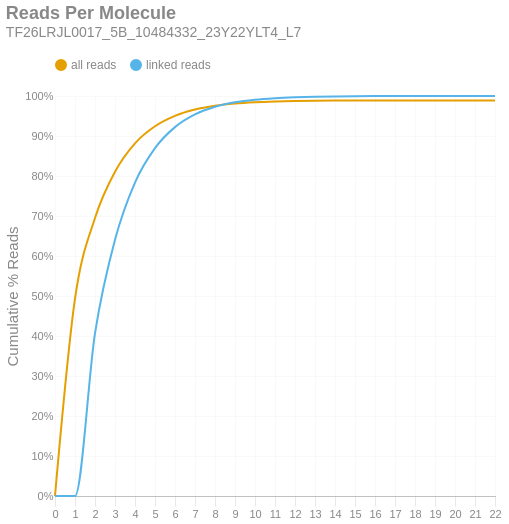

Notebook code cell kept with this figure:
### Markdown cell above
### Reads per Molecule
This chart shows the cumulative distribution of the number of reads per linked molecule. That is, how many alignments are associated with a unique molecule. This excludes the number of reads associated with invalid or absent linked-read barcodes. The `linked` histogram is the percentages recalculated when disregarding singletons.

### Code cell
if SKIPLR:
    print_html(f"Skipped")
else:
    counts = np.bincount(valids['reads'].cast(pl.Int64).to_numpy())
    weighted = counts * np.arange(len(counts))
    all_perc = weighted / n_reads
    linked_perc = weighted / n_linked_reads
    linked_perc[1] = 0
    binned_df = pl.DataFrame({
        'readsper': list(range(len(counts))),
        'all reads (cumsum)': np.cumsum(all_perc).tolist(),
        'linked reads (cumsum)': np.cumsum(linked_perc).tolist(),
    })

    with SafeRender(binned_df):
        (
            density_plot(binned_df, 'Reads Per Molecule', samplename, 'readspmol')
            .encode(
                x=alt.X('readsper:O', title=None).axis(labelAngle=0).scale(padding=0),
                y=alt.Y('value:Q', title='Cumulative % Reads').axis(format='%').stack(False),
                color=alt.Color("key:N").scale(domain=["all reads", "linked reads"]),
                tooltip=[
                    alt.Tooltip("key:N", title="Data Type"),
                    alt.Tooltip("readsper:O", title="Reads Per Molecule"),
                    alt.Tooltip("value:Q", format=".2%", title="% Reads (Cum.)")
                ]            
            )
        ).display()

### Figure 1 — Vega-Lite specification as saved in the notebook (floating-point values rounded to 4 significant figures)
{"width": "container", "height": 400, "config": {"title": {"anchor": "start", "dy": -15, "fontSize": 18, "color": "#888888", "subtitleColor": "#888888", "subtitleFontSize": 14}, "arc": {"fill": "#0072B2"}, "axis": {"domainColor": "#888888", "domainWidth": 0.5, "gridWidth": 0.2, "grid": false, "titleFontWeight": 400, "titleFontSize": 15, "labelFontSize": 11, "labelColor": "#888888", "tickColor": "#888888", "tickWidth": 0.2, "titleColor": "#888888"}, "axisBand": {"grid": false}, "axisX": {"grid": true, "tickSize": 10, "domainCap": "round"}, "axisY": {"domain": false, "grid": true, "tickSize": 0, "domainCap": "round"}, "background": "transparent", "header": {"labelFontSize": 15, "labelColor": "#888888", "titleFontSize": 15, "titleFontWeight": 600, "titleColor": "#888888"}, "legend": {"labelFont": "sans-serif", "labelFontSize": 12, "labelColor": "#888888", "symbolSize": 100, "symbolType": "circle", "titleFontSize": 12, "titlePadding": 10, "titleColor": "#888888", "title": null, "orient": "top"}, "range": {"category": ["#E69F00", "#56B4E9", "#009E73", "#F0E442", "#0072B2", "#D55E00", "#CC79A7", "#000000"], "diverging": ["#cfe8f3", "#a2d4ec", "#73bfe2", "#46abdb", "#1696d2", "#12719e"]}, "area": {"fill": "#0072B2", "fillOpacity": 0.7, "line": true, "strokeOpacity": 0.7}, "line": {"color": "#0072B2", "stroke": "#0072B2", "strokeWidth": 2}, "trail": {"color": "#0072B2", "stroke": "#0072B2", "strokeWidth": 0, "size": 1}, "point": {"filled": true, "fillOpacity": 1.0, "size": 95}, "text": {"color": "#888888", "fontSize": 11, "align": "right", "fontWeight": 400, "size": 11}, "bar": {"fill": "#0072B2", "stroke": null}, "view": {"stroke": null, "continuousWidth": 660, "continuousHeight": 400}}, "data": {"name": "data-bc10e59b8b9578e529551ea4f7383849"}, "mark": {"type": "line", "interpolate": "monotone", "point": {"opacity": 0, "size": 275}}, "encoding": {"color": {"field": "key", "scale": {"domain": ["all reads", "linked reads"]}, "type": "nominal"}, "tooltip": [{"field": "key", "title": "Data Type", "type": "nominal"}, {"field": "readsper", "title": "Reads Per Molecule", "type": "ordinal"}, {"field": "value", "format": ".2%", "title": "% Reads (Cum.)", "type": "quantitative"}], "x": {"axis": {"labelAngle": 0}, "field": "readsper", "scale": {"padding": 0}, "title": null, "type": "ordinal"}, "y": {"axis": {"format": "%"}, "field": "value", "stack": false, "title": "Cumulative % Reads", "type": "quantitative"}}, "params": [{"name": "param_c36ac31b6afebe62", "select": {"type": "point", "fields": ["key"]}, "bind": "legend"}], "title": {"text": "Reads Per Molecule", "subtitle": "TF26LRJL0017_5B_10484332_23Y22YLT4_L7"}, "transform": [{"fold": ["all reads (cumsum)", "linked reads (cumsum)"]}, {"calculate": "replace(datum.key, ' (cumsum)', '')", "as": "key"}, {"filter": {"param": "param_c36ac31b6afebe62"}}], "usermeta": {"embedOptions": {"downloadFileName": "TF26LRJL0017_5B_10484332_23Y22YLT4_L7.readspmol"}}, "$schema": "https://vega.github.io/schema/vega-lite/v6.4.1.json", "datasets": {"data-bc10e59b8b9578e529551ea4f7383849": [{"readsper": 0, "all reads (cumsum)": 0.0, "linked reads (cumsum)": 0.0}, {"readsper": 1, "all reads (cumsum)": 0.4933, "linked reads (cumsum)": 0.0}, {"readsper": 2, "all reads (cumsum)": 0.6949, "linked reads (cumsum)": 0.4068}, {"readsper": 3, "all reads (cumsum)": 0.8107, "linked reads (cumsum)": 0.6404}, {"readsper": 4, "all reads (cumsum)": 0.8817, "linked reads (cumsum)": 0.7835}, {"readsper": 5, "all reads (cumsum)": 0.9244, "linked reads (cumsum)": 0.8697}, {"readsper": 6, "all reads (cumsum)": 0.9504, "linked reads (cumsum)": 0.9222}, {"readsper": 7, "all reads (cumsum)": 0.9661, "linked reads (cumsum)": 0.9539}, {"readsper": 8, "all reads (cumsum)": 0.9756, "linked reads (cumsum)": 0.973}, {"readsper": 9, "all reads (cumsum)": 0.9812, "linked reads (cumsum)": 0.9844}, {"readsper": 10, "all reads (cumsum)": 0.9844, "linked reads (cumsum)": 0.9908}, {"readsper": 11, "all reads (cumsum)": 0.9863, "linked reads (cumsum)": 0.9946}, {"readsper": 12, "all reads (cumsum)": 0.9875, "linked reads (cumsum)": 0.9969}, {"readsper": 13, "all reads (cumsum)": 0.9881, "linked reads (cumsum)": 0.9983}, {"readsper": 14, "all reads (cumsum)": 0.9885, "linked reads (cumsum)": 0.9991}, {"readsper": 15, "all reads (cumsum)": 0.9887, "linked reads (cumsum)": 0.9995}, {"readsper": 16, "all reads (cumsum)": 0.9888, "linked reads (cumsum)": 0.9997}, {"readsper": 17, "all reads (cumsum)": 0.9889, "linked reads (cumsum)": 0.9998}, {"readsper": 18, "all reads (cumsum)": 0.9889, "linked reads (cumsum)": 0.9998}, {"readsper": 19, "all reads (cumsum)": 0.9889, "linked reads (cumsum)": 0.9999}, {"readsper": 20, "all reads (cumsum)": 0.9889, "linked reads (cumsum)": 0.9999}, {"readsper": 21, "all reads (cumsum)": 0.989, "linked reads (cumsum)": 1.0}, {"readsper": 22, "all reads (cumsum)": 0.989, "linked reads (cumsum)": 1.0}]}}
